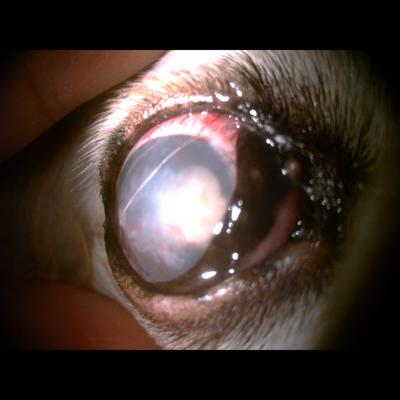
#> input picture crop_D0_0d4f0dab-60a5-11ec-8402-0a7404972c70.png, 400 x 400 px
$ jupyter execute --allow-errors data_preprocessing.ipynb
#> lines starting #> are read from the running program, lines starting #| are printed output that depends on the picture; after the words box and inside, x2 and y2 are one past the last pixel; in counts of white or black regions, pixels touching at a corner belong together
[cell 1]
import cv2
import numpy as np

#image = cv2.imread('crop_D0_0db9c565-60a5-11ec-8402-0a7404972c70.png', cv2.IMREAD_GRAYSCALE)
original = cv2.imread('crop_D0_0d4f0dab-60a5-11ec-8402-0a7404972c70.png')
#> original is the input picture: shape (400, 400, 3); mean B, G, R 46.9, 53.1, 66.8
image = cv2.imread('crop_D0_0d4f0dab-60a5-11ec-8402-0a7404972c70.png', cv2.IMREAD_GRAYSCALE)
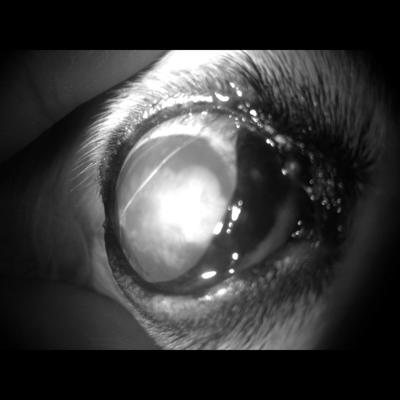
#> image: shape (400, 400); min 0, max 255, mean 56.5

# 이진화
_, binary = cv2.threshold(image, 0, 255, cv2.THRESH_BINARY)
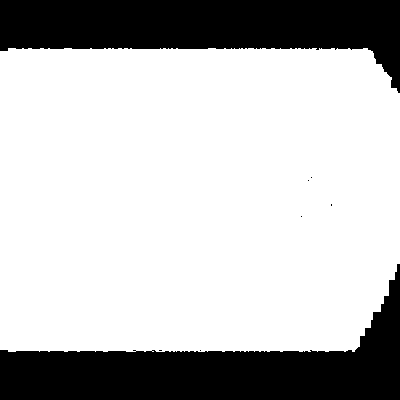
#> binary: shape (400, 400); 74% white; 8 black regions (6 under 20 px)

# 컨투어 찾기
contours, _ = cv2.findContours(binary, cv2.RETR_EXTERNAL, cv2.CHAIN_APPROX_SIMPLE)
#> contours = 1 contour; box (x1, y1, x2, y2) and area: (0, 48, 400, 352) 117734

max_area = 0
best_cnt = None
# 눈알 영역만 추출
for contour in contours:
    area = cv2.contourArea(contour)
    if area > max_area:
        max_area = area
        best_cnt = contour
#> this loop made 1 pass
#> (area, max_area) on pass 1: (117734.5, 117734.5)
#> after the loop, best_cnt = contour of 363 points, box (x1, y1, x2, y2) (0, 48, 400, 352), area 117734; max_area = 117734.5

x, y, w, h = cv2.boundingRect(best_cnt)
#> x = 0; y = 48; w = 400; h = 304
original = original[y:y+h, x:x+w] # 컬러
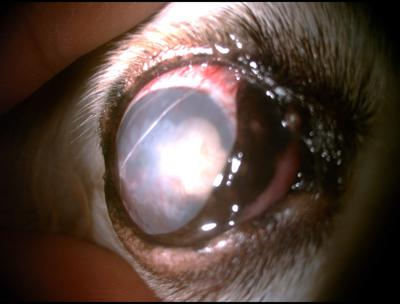
#> original: shape (304, 400, 3); mean B, G, R 61.7, 69.9, 87.9
eye = image[y:y+h, x:x+w]      # 흑백
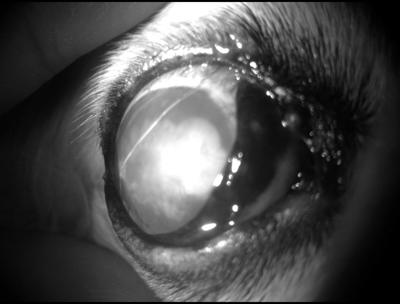
#> eye: shape (304, 400); min 0, max 255, mean 74.4

# 사이즈 224x224로 변경
resize_eye = cv2.resize(eye, dsize=(224, 224), interpolation=cv2.INTER_AREA)
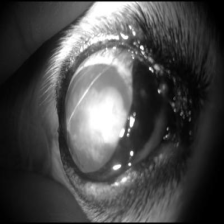
#> resize_eye: shape (224, 224); min 0, max 255, mean 74.4
# 결과 출력
cv2.imshow('Eye', resize_eye)
cv2.waitKey(0)
cv2.destroyAllWindows()
cv2.imwrite('eye.png', resize_eye)
#> Out = True

[cell 2]
# reszie_eye의 픽셀 값의 평균을 0으로 만들고 분산은 그대로 유지
normalize_eye = resize_eye / 255.0
mean = np.mean(normalize_eye)
#> mean = 0.292
normalize_eye = normalize_eye - mean

normalize_eye

[cell 3]
import matplotlib.pyplot as plt
plt.imshow(normalize_eye, cmap='gray')
plt.axis('off')
plt.show()

[cell 4]
import tensorflow as tf
# 정규화
normalize_image = resize_eye / 255.0
#> (the rest of this cell did not finish here and is left out)

[cell 5]
import matplotlib.pyplot as plt

image = cv2.imread('eye.png', cv2.IMREAD_GRAYSCALE)
#image = np.array(standardization_image)
blurred = cv2.GaussianBlur(image, (5, 5), 1.4)
original_canny_edge = cv2.Canny(image, 50, 150)
#> original_canny_edge: shape (224, 224); 11.3% white in thin lines or dots, all inside (x1, y1, x2, y2) = (13, 1, 198, 223)
blurred_canny_edge = cv2.Canny(blurred, 50, 150)
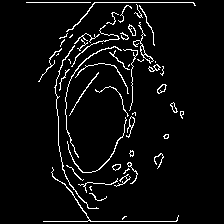
#> blurred_canny_edge: shape (224, 224); 4.9% white in thin lines or dots, all inside (x1, y1, x2, y2) = (26, 2, 196, 222)

fig, ax = plt.subplots(1, 4, figsize=(10, 5))
ax[0].imshow(image, cmap='gray')
ax[0].set_title('Original Image')
ax[0].axis('off')

ax[1].imshow(blurred, cmap='gray')
ax[1].set_title('Blurred Image')
ax[1].axis('off')

ax[2].imshow(original_canny_edge, cmap='gray')
ax[2].set_title('Canny Edge Image')
ax[2].axis('off')

ax[3].imshow(blurred_canny_edge, cmap='gray')
ax[3].set_title('Blurred Canny Edge Image')
ax[3].axis('off')

[cell 6]
threshold = [(10, 50), (50, 100), (100, 150), (150, 200)]

canny_result = []

for th1, th2 in threshold:
    canny_edge = cv2.Canny(blurred, th1, th2)
    canny_result.append(canny_edge)
#> after the loop, canny_result = 4 items

fig, ax = plt.subplots(1, 4, figsize=(15, 5))

for i in range(4):
    ax[i].imshow(canny_result[i], cmap='gray')
    ax[i].set_title(f'Threshold: {threshold[i]}')
    ax[i].axis('off')
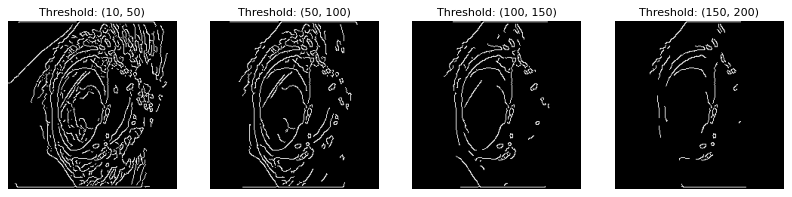
#> figure drawn by matplotlib, 4 panels

[cell 7]
import numpy as np

def generate_salt_noise(image):
    num_salt = np.ceil(0.05 * np.prod(image.shape))  # 이미지의 전체 픽셀 개수를 계산
#> num_salt = 2509
    coords = [np.random.randint(0, dim, int(num_salt)) for dim in image.shape]  # 이미지의 각 차원에 대해 좌표 생성
    indices = tf.convert_to_tensor(np.transpose(coords))  # 좌표를 Tensor로 변환
    updates = tf.constant(255, shape=(int(num_salt),), dtype=image.dtype)  # 업데이트할 값
    salted_image = tf.tensor_scatter_nd_update(image, indices, updates)  # 픽셀 좌표에 소금 잡음 추가
    return salted_image

def generate_pepper_noise(image):
    num_pepper = np.ceil(0.05 * np.prod(image.shape))  # 이미지의 전체 픽셀 개수를 계산
    coords = [np.random.randint(0, dim, int(num_pepper)) for dim in image.shape]  # 이미지의 각 차원에 대해 좌표 생성
    indices = tf.convert_to_tensor(np.transpose(coords))  # 좌표를 Tensor로 변환
    updates = tf.constant(0, shape=(int(num_pepper),), dtype=image.dtype)  # 업데이트할 값
    peppered_image = tf.tensor_scatter_nd_update(image, indices, updates)  # 픽셀 좌표에 후추 잡음 추가
    return peppered_image
#> (the rest of this cell did not finish here and is left out)

[cell 8]
import matplotlib.pyplot as plt
fig, axes = plt.subplots(1, 4, figsize=(20, 6))

axes[0].imshow(image, cmap='gray')
axes[0].axis('off')
axes[0].set_title('Original Image')

#> (the rest of this cell did not finish here and is left out)

#> (a cell that did not finish here is left out)

[cell 10]
plt.imshow(normalize_image, cmap='gray')
plt.axis('off')
plt.show()

#> (a cell that did not finish here is left out)

#> (a cell that did not finish here is left out)

[cell 13]
mean = 0
sigma = 1
gaussian_noise = np.random.normal(mean, sigma, resize_eye.shape).astype('uint8')
noisy_image = cv2.add(resize_eye, gaussian_noise)
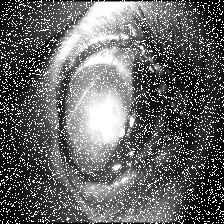
#> noisy_image: shape (224, 224); min 0, max 255, mean 102.5
sigma_values = [0.1, 0.5, 1.0, 2.0, 5.0]
denoised_images = []

for sigma in sigma_values:
    denoised_image = cv2.GaussianBlur(noisy_image, (0, 0), sigma)
    denoised_images.append(denoised_image)
#> this loop made 5 passes
#> pass 3, `denoised_image = cv2.GaussianBlur(noisy_image, (0, 0), sigma)`:
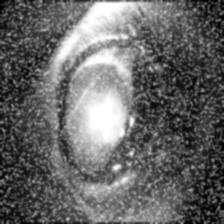
#> denoised_image: shape (224, 224); min 0, max 255, mean 102.6
#> after the loop, denoised_images = 5 items

fig, axes = plt.subplots(1, 6, figsize=(30, 6))
axes[0].imshow(noisy_image, cmap='gray')
axes[0].set_title('Original Image')
axes[0].axis('off')

for ax, img, sigma in zip(axes[1:], denoised_images, sigma_values):
    ax.imshow(img, cmap='gray')
    ax.set_title(f'Sigma: {sigma}')
    ax.axis('off')
#> this loop made 5 passes
#> sigma on passes 1 to 5: 0.1, 0.5, 1, 2, 5

plt.tight_layout()
plt.show()
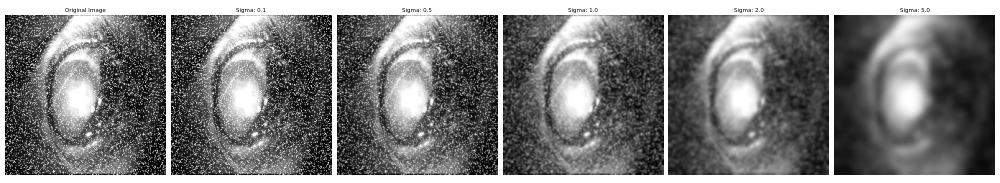
#> figure drawn by matplotlib, 6 panels

$ run again, with crop_D0_0abd573d-60a5-11ec-8402-0a7404972c70.png copied over crop_D0_0d4f0dab-60a5-11ec-8402-0a7404972c70.png
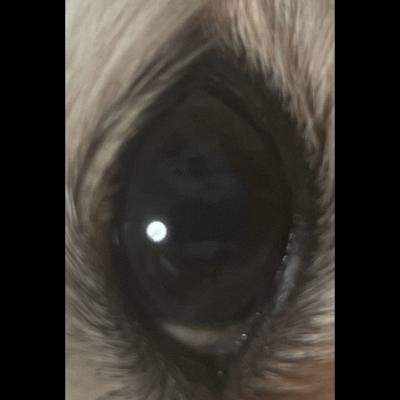
#> input picture crop_D0_0abd573d-60a5-11ec-8402-0a7404972c70.png, 400 x 400 px
#> original is the input picture: shape (400, 400, 3); mean B, G, R 45, 50.7, 54.9
#> `_, binary = cv2.threshold(image, 0, 255, cv2.THRESH_BINARY)`:
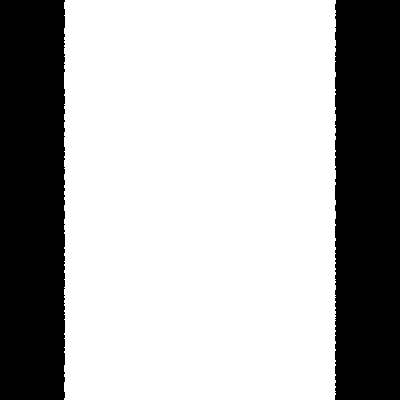
#> binary: shape (400, 400); 67.7% white; 2 black regions
#> contours = 1 contour; box (x1, y1, x2, y2) and area: (64, 0, 336, 400) 107672
#> the loop `for contour in contours:` made 1 pass
#> (area, max_area) on pass 1: (107672, 107672)
#> after the loop `for contour in contours:`: best_cnt = contour of 387 points, box (x1, y1, x2, y2) (64, 0, 336, 400), area 107672; max_area = 107672
#> x = 64; y = 0; w = 272; h = 400
#> original: shape (400, 272, 3)
#> Out = True
#> mean = 0.296
#> original_canny_edge: shape (224, 224); 6.4% white in thin lines or dots
#> blurred_canny_edge: shape (224, 224); 1.8% white in thin lines or dots
#> after the loop `for th1, th2 in threshold:`: canny_result = 4 items
#> the loop `for sigma in sigma_values:` made 5 passes
#> pass 3, `denoised_image = cv2.GaussianBlur(noisy_image, (0, 0), sigma)`:
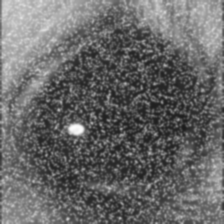
#> denoised_image: shape (224, 224); min 28, max 251, mean 103.7
#> after the loop `for sigma in sigma_values:`: denoised_images = 5 items
#> the loop `for ax, img, sigma in zip(axes[1:], denoised_images, sigma_values):` made 5 passes
#> sigma on passes 1 to 5: 0.1, 0.5, 1, 2, 5
